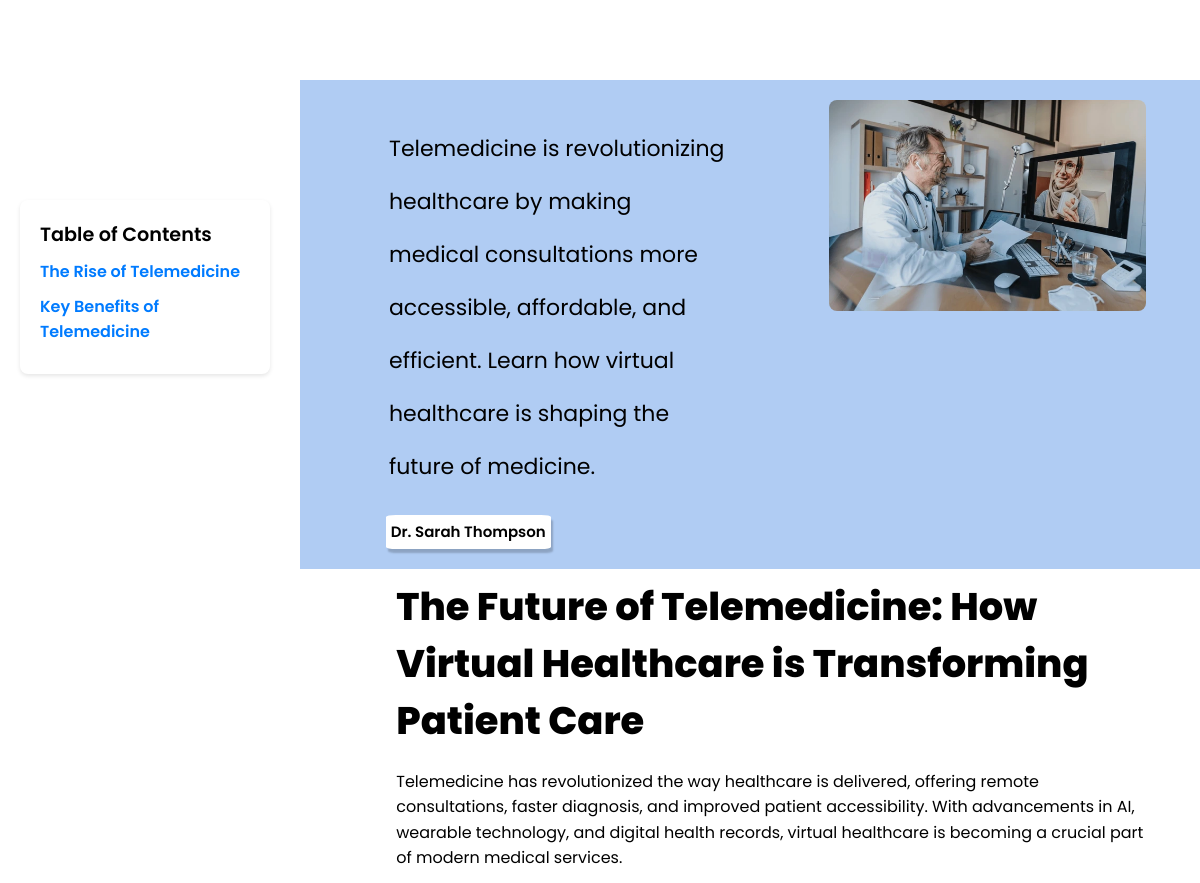
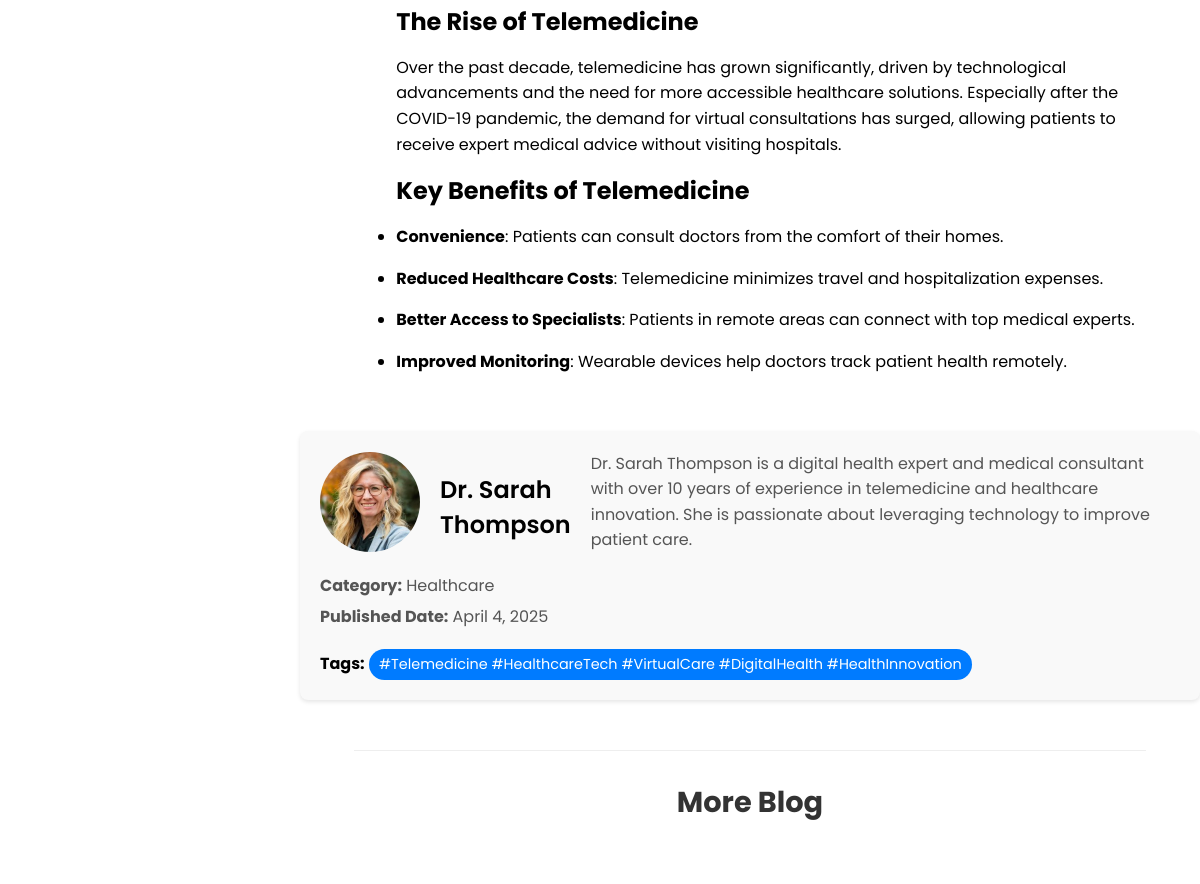
/blog/realestate/the-future-of-telemedicine/, run on the app's committed database (2 pictures, top to bottom).
### blog/models.py (models this page shows, shortened)
class Section(models.Model):
    blog = models.ForeignKey(Blog, related_name='sections', on_delete=models.CASCADE)
    title = models.CharField(max_length=255)
    slug = models.SlugField(unique=False, blank=True)
    content = models.TextField()

class Blog(models.Model):
    BLOG_TYPE_CHOICES = [
        ('commerce', 'commerce'),
        ('energy', 'energy'),
        ('esports', 'esports'),
        ('fintech', 'fintech'),
        ('healthcare', 'healthcare'),
        ('realestate', 'realestate'),
        ('tour', 'tour'),
    ]
    title = models.CharField(max_length=255)
    slug = models.SlugField(unique=False, blank=True)
    image = models.ImageField(upload_to="blog/images/blog_images")
    content = models.TextField()
    short_description = models.CharField(max_length=200, blank=True, null=True)
    category = models.CharField(max_length=100)
    published_date = models.DateTimeField(auto_now_add=True)
    author = models.CharField(max_length=100, default="Unknown Author")
    author_description = models.TextField(default="No description available.")
    author_image = models.ImageField(
    upload_to='blog/images/author_images/',
    default='blog/images/author_images/default_author_image.png',
    blank=True, null=True
    )
    active = models.BooleanField(default=True)
    tags = models.ManyToManyField(Tag, blank=True)
    blog_type = models.CharField(
        max_length=20, choices=BLOG_TYPE_CHOICES, default='healthcare'
    )  # Default value corrected

class Tag(models.Model):
    name = models.CharField(max_length=50, unique=True)
    slug = models.SlugField(unique=False, blank=True)

### blog/views.py (the view)
# urls.py: re_path(r"^commerce/(?P<slug>[-\w]+)/$", views.blog_detail, {"blog_type": "commerce"}, name="commerce_blog_detail"),
def blog_detail(request, slug, blog_type=None):
    if blog_type not in dict(Blog.BLOG_TYPE_CHOICES).keys():
        messages.error(request, 'Invalid blog type!')
        return redirect('blog:form')
    blog = get_object_or_404(Blog, slug=slug, blog_type=blog_type)
    recent_blogs = Blog.objects.filter(
        active=True,
        blog_type=blog_type
    ).exclude(
        id=blog.id
    ).order_by(
        "-published_date"
    )[:4]
    return render(request, f'{blog_type}_blog_detail.html', {
        'blog': blog,
        'recent_blogs': recent_blogs,
        'blog_type': blog_type
    })

### blog/templates/realestate_blog_detail.html (shortened to what this page needs)
{% load static %}
<!DOCTYPE html>
<html lang="en">
<head>
    <link rel="stylesheet" href="{% static 'css/oracle.css' %}">
    <link rel="stylesheet" href="https://cdnjs.cloudflare.com/ajax/libs/font-awesome/6.7.2/css/all.min.css">
</head>
<body>
    <div class="toc">
        <h3>Table of Contents</h3>
        <ul>
            {% for section in blog.sections.all %}
                <li><a href="#{{ section.slug }}">{{ section.title }}</a></li>
            {% endfor %}
        </ul>
    </div>
    <div class="oracle-body">
        <div class="oracle-mid1">
            <div class="one">
                <p class="see">{{ blog.short_description }}</p>
                <div class="obttns">
                    <div class="obttn1">
                        <p>{{ blog.author }}</p>
                    </div>
                </div>
            </div>
            <div class="two">
                <img src="{{ blog.image.url }}" alt="{{ blog.title }}" class="blog-image">
            </div>
        </div>
        <div class="oracle-middle">
            <div class="oracle-middle-part2">
                <section class="part2-section1">
                    <div class="ERP">
                        <h2 class="rw-ptitle">{{ blog.title }}</h2>
                        <p>{{ blog.content|safe }}</p>
                    </div>
                </section>
                {% for section in blog.sections.all %}
                    <section id="{{ section.slug }}" class="part2-section1">
                        <div class="ERP">
                            <h2>{{ section.title }}</h2>
                            <p>{{ section.content|safe }}</p>
                        </div>
                    </section>
                {% endfor %}
            </div>
        </div>
        <div class="author-section">
            <div class="author-info">
                {% if blog.author_image %}
                    <img src="{{ blog.author_image.url }}" alt="{{ blog.author }}">
                {% else %}
                    <img src="{% static 'images/author_images/default_author_image.png' %}" alt="{{ blog.author }}">
                {% endif %}
                <h3>{{ blog.author }}</h3>
                <p>{{ blog.author_description }}</p>
            </div>
            <div class="meta-info">
                <p><strong>Category:</strong> {{ blog.category }}</p>
                <p><strong>Published Date:</strong> {{ blog.published_date|date:"F j, Y" }}</p>
                <div class="tags">
                    <strong>Tags:</strong>
                    {% for tag in blog.tags.all %}
                        <span>{{ tag.name }}</span>
                    {% endfor %}
                </div>
            </div>
        </div>
        <div class="recent-issues">
            <h2>More Blog</h2>
        </div>
    </div>
</body>
</html>

### blog/static/css/oracle.css (style rules this page uses)
* { margin: 0; padding: 0; }
body { width: 100vw; height: 100vh; overflow-x: hidden; font-family: 'Poppins', sans-serif; }
.oracle-body { background-color: white; padding-top: 80px; margin-left: 300px; }
.see { margin-left: 7%; margin-inline: 35px; line-height: 53px; font-size: 22px; width: 71%; color: black; }
.oracle-mid1 { display: flex; background-color: rgb(176, 204, 243); padding: 20px 6%; }
.one { width: 60%; }
.two { width: 40%; }
.blog-image { width: 100%; height: auto; border-radius: 8px; }
.obttns { width: 100%; font-size: 1.4rem; margin-bottom: -1.6rem; display: flex; margin-left: 32px; flex-direction: row; flex-wrap: wrap; justify-content: flex-start; align-items: stretch; }
.obttn1 { border-radius: 6%; padding: 1%; font-size: 15px; background-color: white; box-shadow: 2px 4px 2px rgba(0, 0, 0, 0.2); position: relative; display: flex; direction: row; flex-wrap: wrap; justify-content: stretch; align-items: center; margin: 0 1.6rem 1.6rem 0; }
.obttn1 p { margin: 0; font-weight: 600; }
.oracle-middle { display: flex; flex-direction: row; flex-wrap: nowrap; justify-content: space-between; align-items: stretch; position: relative; z-index: 1; padding-left: 48px; padding-right: 48px; margin-top: 1%; }
.oracle-middle-part2 { width: 100%; padding-left: 6%; }
.ERP { max-width: 1468px; }
.rw-ptitle { font-size: 2.4rem; font-weight: 800; font-family: 'Poppins', sans-serif; margin-bottom: 20px; }
p { font-family: 'Poppins', sans-serif; display: block; margin-block-start: 1em; margin-block-end: 1em; margin-inline-start: 0px; margin-inline-end: 0px; unicode-bidi: isolate; line-height: 1.6; }
.author-section { margin-top: 40px; padding: 20px; background-color: #f9f9f9; border-radius: 8px; box-shadow: 0 2px 4px rgba(0, 0, 0, 0.1); }
.author-info { display: flex; align-items: center; gap: 20px; }
.author-info img { width: 100px; height: 100px; border-radius: 50%; object-fit: cover; }
.author-info h3 { margin: 0; font-size: 1.5rem; font-weight: 600; }
.author-info p { margin: 0; font-size: 1rem; color: #555; }
.meta-info { margin-top: 20px; }
.meta-info p { margin: 5px 0; }
.tags { margin-top: 10px; }
.tags span { display: inline-block; background-color: #007bff; color: white; padding: 5px 10px; border-radius: 20px; margin-right: 10px; font-size: 0.9rem; }
html { scroll-behavior: smooth; }
.author-section img { width: 100px; height: 100px; border-radius: 50%; object-fit: cover; }
.author-section h3 { margin-top: 10px; font-size: 1.5rem; font-weight: 600; }
.author-section p { font-size: 1rem; color: #555; }
.tags { margin-top: 20px; }
.toc { position: fixed; top: 200px; left: 20px; width: 250px; background: #fff; padding: 20px; border-radius: 8px; box-shadow: 0 2px 4px rgba(0, 0, 0, 0.1); z-index: 1000; }
.toc h3 { font-size: 1.2rem; font-weight: 600; margin-bottom: 10px; }
.toc ul { list-style: none; padding: 0; }
.toc ul li { margin-bottom: 10px; }
.toc ul li a { text-decoration: none; color: #007bff; font-weight: 600; }
.recent-issues { margin: 50px 6% 0; padding: 30px 0; border-top: 1px solid #eee; }
.recent-issues h2 { font-size: 1.8rem; margin-bottom: 30px; text-align: center; color: #333; }

### data on the page
Section: title "The Rise of Telemedicine", content "Over the past decade, telemedicine has grown significantly, driven by technological advancements and the need for more accessible healthcare solutions. Especially after the COVID-19 pandemic, the demand for virtual consultations has surged, allowing patients to receive expert medical advice without visiting hospitals."
Section: title "Key Benefits of Telemedicine", content "Convenience : Patients can consult doctors from the comfort of their homes. Reduced Healthcare Costs : Telemedicine minimizes travel and hospitalization expenses. Better Access to Specialists : Patients in remote areas can connect with top medical experts. Improved Monitoring : Wearable devices help doctors track patient health remotely."
Blog: short_description "Telemedicine is revolutionizing healthcare by making medical consultations more accessible, affordable, and efficient. Learn how virtual healthcare is shaping the future of medicine.", author "Dr. Sarah Thompson", image (placeholder picture), title "The Future of Telemedicine: How Virtual Healthcare is Transforming Patient Care", content "Telemedicine has revolutionized the way healthcare is delivered, offering remote consultations, faster diagnosis, and improved patient accessibility. With advancements in AI, wearable technology, and digital health records, virtual healthcare is becoming a crucial part of modern medical services.", author_image (picture), author_description "Dr. Sarah Thompson is a digital health expert and medical consultant with over 10 years of experience in telemedicine and healthcare innovation. She is passionate about leveraging technology to improve patient care.", category "Healthcare", published_date "April 4, 2025"
Tag: name "#Telemedicine #HealthcareTech #VirtualCare #DigitalHealth #HealthInnovation"
